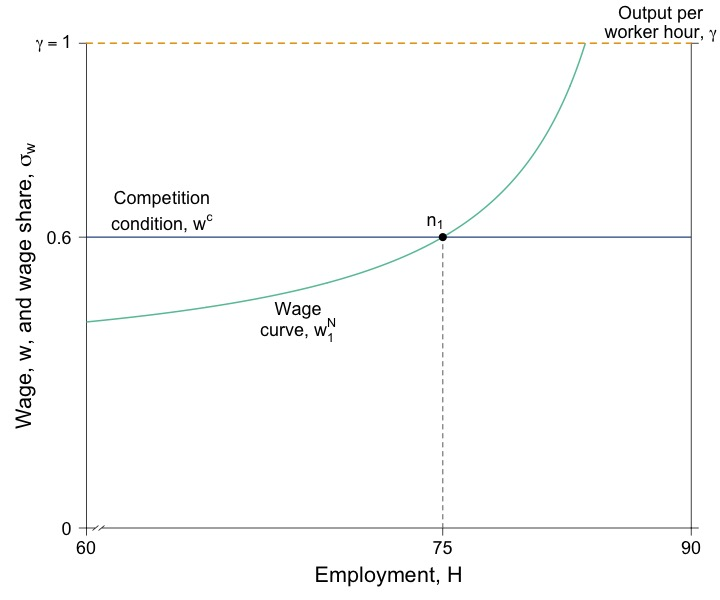

The script that saved this image:
# Graph Designer: Scott Cohn + Simon Halliday

library(shape)
library(pBrackets)
#pdf(file = "capitalism/wage_share_lorenz_quiz.pdf", width = 10, height = 8)
jpeg(file = "capitalism/wage_share_lorenz_quiz.jpg", width = 6*120, height = 5*120)

#Set parameters for graphics
pointsize <- 1.8
axislabelsize <- 1.8
labelsize <- 1.5
namesize <- 1.8
annotatesize <- 1.5
graphlinewidth <- 2
segmentlinewidth <- 1.5

COL <- c("#7fc97f", "#beaed4", "#fdc086", "#ffff99", "#386cb0", "#f0027f", "#bf5b17", "#666666")
COLA <- c("#e0f3db", "#99d8c9","#66c2a4","#41ae76", "#238b45", "#005824")
COLB <- c("#c6dbef", "#4eb3d3", "#2b8cbe", "#0868ac","#084081")
COLC <- c("#fcfbfd", "#efedf5", "#dadaeb", "#bcbddc", "#9e9ac8", "#807dba", "#6a51a3", "#54278f", "#3f007d")
grays <- gray.colors(25, start = 1, end = 0, alpha = 1)
CBCols <- c("#009E73","#0072B2","#E69F00","#CC79A7", "#F0E442")


# Wage Share
WageFn <- function(h, ubar = 0.173, B = 0.13, t = 0.78) {
  B + ubar + (ubar*(1-t))/(t*(1 - h))
}

ulow <- 0.065

eq1 <- uniroot(function(x)  WageFn(x) - 0.76  , c(.01,1), tol=1e-8)   
as.numeric(eq1[1])*90

eq2 <- uniroot(function(x)  WageFn(x) - 0.6  , c(.01,1), tol=1e-8)   
as.numeric(eq2[1])*90

#eq3 <- uniroot(function(x)  WageFn(x, ubar = ulow) - 0.76  , c(.01,1), tol=1e-8)   
#as.numeric(eq3[1])*90

eq3 <- uniroot(function(x)  WageFn(x, ubar = ulow) - 0.6  , c(.01,1), tol=1e-8)   
as.numeric(eq3[1])*90

xvec <- c(as.numeric(eq1[1]), as.numeric(eq2[1]), as.numeric(eq3[1]))
xlab <- c(as.numeric(eq1[1])*90, as.numeric(eq2[1])*90, as.numeric(eq3[1])*90)

#Edited the margins to cater for the larger LHS labels
par(mar =  c(5, 6, 3, 2))


#Add limits on axes and levels of utility for each indifference curve
ylims <- c(0, 1)
xlims <- c(0.6, 1)

npts <- 501 
x <- seq(xlims[1], xlims[2], length.out = npts)
y <- seq(ylims[1], ylims[2], length.out = npts) 

plot(0, 0, xlim = xlims, ylim = ylims, type = "n",
     xlab = expression(paste("")),
     ylab = expression(paste("")), 
     xaxt = "n", 
     yaxt = "n", 
     cex.lab = axislabelsize, 
     bty = "n", 
     xaxs = "i", 
     yaxs = "i"
)

#Calculate the Gini
#Area B:
#((0.5*(0.25*0.5)) + 0.25*0.5 + 0.5*(0.75*0.5))
#Therefore Area A: 
#0.5 - Area B
#Therefore Gini: 
# (0.5 - ((0.5*(0.25*0.5)) + 0.25*0.5 + 0.5*(0.75*0.5)))/0.5 = 0.25

ticksy <- c(ylims[1], 0.6, ylims[2])
ylabels <- c(0, expression(paste(0.60)), expression(paste(gamma == 1)))
ticksx <- c(xlims[1], xvec[2], xlims[2])

xlabels <- c(60, round(xlab[2],0),  90)
ticksy2 <- c(0,1)

# text(0.85/0.9, -0.043, expression(paste(85)), xpd = TRUE, cex = labelsize) 
# text(0.83/0.9, -0.042, expression(paste(83)), xpd = TRUE, cex = labelsize) 

axis(1,at = ticksx,  pos = 0, labels = xlabels, cex.axis = labelsize)
axis(2,at = ticksy,  pos = 0.6, labels = ylabels, las = 1, cex.axis = labelsize)
axis(4,at = ticksy2,  pos = 1, labels = NA, las = 1, cex.axis = labelsize)

axis.break(axis = 1, bgcol="white", breakcol="black",
           style="slash", brw=0.01)

npts <- 500 
xx1 <- seq(xlims[1], xlims[2], length.out = npts)
xx2 <- seq(0, xlims[2], length.out = npts)
xx3 <- seq(xlims[1], 0, length.out = npts)

#Axis labels and draw linear utility function
#mtext(expression(paste("Cumulative population proportion, ", F(n))), side = 1, line = 2.5, cex = axislabelsize)
text(xlims[1] - 0.04, 0.5*ylims[2], expression(paste("Wage, w, and wage share, ", sigma[w])), xpd = TRUE, cex = axislabelsize, srt = 90) 
text(0.5*(xlims[1] + xlims[2]), -0.1, expression(paste("Employment, ", H)), xpd = TRUE, cex = axislabelsize) 



#Shaded Areas A and B
#Area A
#xpoly1 <- c(0, 0.1, 0.9, 1, 0)
#ypoly1 <- c(0, 0, 0.6, 1, 0)
#polygon(x = xpoly1,
#        y = ypoly1,
#        col = COLB[1], density = NULL, border = NA)
#Area B
#xpoly2 <- c(0, 0.1, 1, 1, 0.9, 0.1)
#ypoly2 <- c(0, 0, 0, 1, 0.6, 0)
#polygon(x = xpoly2,
#        y = ypoly2,
#        col = COLA[1], density = NULL, border = NA)

# Wage Curve

#lines(xx1, WageFn(xx1,  ubar = ulow), col = COLA[6], lwd = graphlinewidth)
lines(xx1, WageFn(xx1), col = COLA[3], lty = 1, lwd = graphlinewidth)


#Segment lines for points


#segments(xvec[1], 0, xvec[1], 0.76, lty = 2, col = grays[20], lwd = segmentlinewidth)
segments(xvec[2], 0, xvec[2], 0.6, lty = 2, col = grays[20], lwd = segmentlinewidth)
#segments(xvec[3], 0, xvec[3], 0.6, lty = 2, col = grays[20], lwd = segmentlinewidth)

#segments(0, 0.76, 1, 0.76, lty = 1, col = COLB[3], lwd = segmentlinewidth)
segments(0, 0.6, 1, 0.6, lty = 1, col = COLB[5], lwd = segmentlinewidth)

segments(0.6, 1, xlims[2], 1, lty = 2, col = CBCols[3], lwd = graphlinewidth, xpd = TRUE)

# Points
#points(xvec[1], 0.76, pch = 16, col = "black", cex = 1.5)
points(xvec[2], 0.6, pch = 16, col = "black", cex = 1.5)
#points(xvec[3], 0.6, pch = 16, col = "black", cex = 1.5)
#points(xvec[2], WageFn(xvec[2], ubar = ulow), pch = 16, col = "black", cex = 1.5)




# Label
#text(xvec[1]-0.01, 0.78, expression(paste(a)), cex = labelsize)
text(xvec[2] - 0.005, 0.63, expression(paste(n[1])), cex = labelsize)
#text(xvec[2] -0.01, WageFn(xvec[2], ubar = ulow)+0.01, expression(paste(c)), cex = labelsize)
#text(xvec[3] + 0.005, 0.58, expression(paste(d)), cex = labelsize)

#text(0.74, 0.45, expression(paste("Original")), cex = labelsize)
text(0.74, 0.45, expression(paste("Wage")), cex = labelsize)
text(0.74, 0.41, expression(paste("curve, ", w[1]^N )), cex = labelsize)
#Arrows(0.74, 0.36, 0.74, 0.29, col = "black", lty = 1, lwd = 1, arr.type = "triangle", arr.lwd = 0.5, code = 2)

# text(0.74, 0.23, expression(paste("New")), cex = labelsize)
# text(0.74, 0.19, expression(paste("wage")), cex = labelsize)
# text(0.74, 0.16, expression(paste("curve, ", w[2]^N)), cex = labelsize)


#text(0.65, 0.88, expression(paste("Original")), cex = labelsize)
#text(0.65, 0.84, expression(paste("competition")), cex = labelsize)
#text(0.65, 0.8, expression(paste("condition, ", w[1]^c)), cex = labelsize)
#Arrows(0.65, 0.75, 0.65, 0.62, col = "black", lty = 1, lwd = 1, arr.type = "triangle", arr.lwd = 0.5, code = 2)


#text(0.65, 0.58, expression(paste("New")), cex = labelsize)
text(0.65, 0.68, expression(paste("Competition")), cex = labelsize)
text(0.65, 0.63, expression(paste("condition, ", w^c)), cex = labelsize)

text(0.98, 1.06, expression(paste("Output per" )), cex = labelsize, xpd = TRUE)
text(0.98, 1.02, expression(paste("worker hour, ", gamma )), cex = labelsize, xpd = TRUE)
# text(0.9, 0.7, expression(paste(B[3])), cex = labelsize)

#Label and provide Gini value
#Bottom of frame
#segments(0.08, 0.75, 0.32, 0.75, lty = 1, col = "black" , lwd = 1)
#Top of frame
#segments(0.08, 0.85, 0.32, 0.85, lty = 1, col = "black" , lwd = 1)
#Left of frame
#segments(0.08, 0.75, 0.08, 0.85, lty = 1, col = "black" , lwd = 1)
#Right of frame
#segments(0.32, 0.75, 0.32, 0.85, lty = 1, col = "black" , lwd = 1)
#Gini equation
#text(0.2, 0.8, expression(paste(Gini == frac(A, A + B), phantom() == 0.36 )), cex = labelsize)



# brackets(x1 = 1.01, y1 = 1, x2 = 1.01, y2 = 0.252,  
#          ticks = 0.5, curvature = 0.5, type = 1, 
#          col = "black", lwd = 2, lty = 1, xpd = TRUE)
# text(1.11, 0.625, expression(paste("Cumulative income")), xpd = TRUE, srt = 270)
# text(1.08, 0.625, expression(paste("of the rich")), xpd = TRUE, srt = 270)


dev.off()
